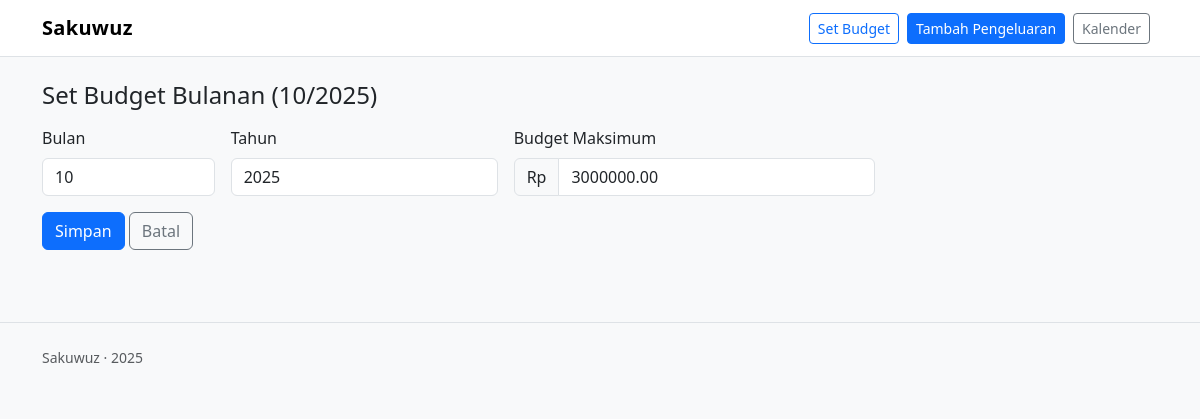
The page /budget/set/ (signed in) on the database as committed earlier.
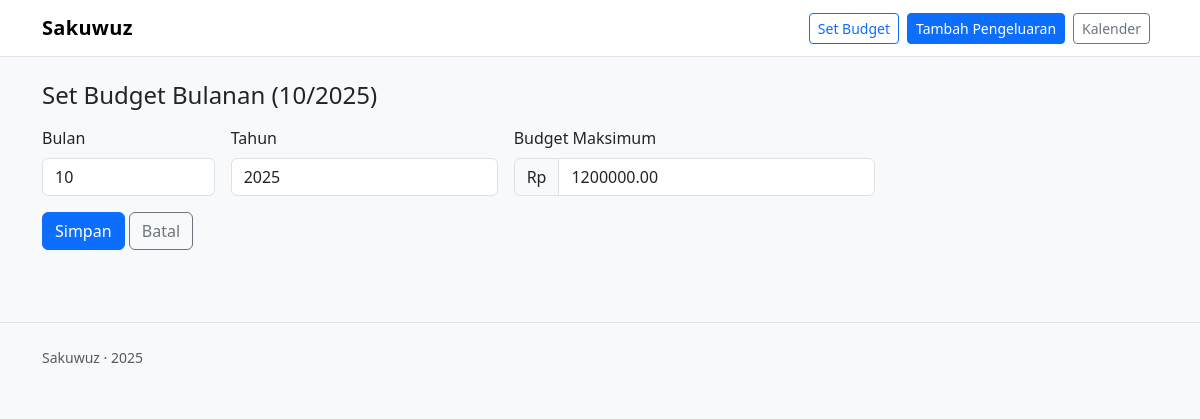
The same page on the database as committed later.
### apps/budgets/models.py (models this page shows, shortened)
class Budget(models.Model):
    user = models.ForeignKey(User, on_delete=models.CASCADE)
    month = models.IntegerField()  # 1-12
    year = models.IntegerField()
    nominal_max = models.DecimalField(max_digits=12, decimal_places=2)
    sisa = models.DecimalField(max_digits=12, decimal_places=2, default=0)

### apps/budgets/views.py (the view)
# urls.py: path("budget/set/", set_budget_view, name="set_budget"),
@login_required(login_url="/admin/login/")
def set_budget_view(request):
    today = timezone.localdate()
    month = int(request.GET.get("month", today.month))
    year = int(request.GET.get("year", today.year))
    instance = Budget.objects.filter(user=request.user, month=month, year=year).first()
    if request.method == "POST":
        form = BudgetForm(request.POST, instance=instance)
        if form.is_valid():
            budget = form.save(commit=False)
            budget.user = request.user
            from apps.expenses.models import Expense
            from django.db.models import Sum
            total = Expense.objects.filter(budget=instance).aggregate(total=Sum("nominal"))["total"] or 0 if instance else 0
            budget.sisa = budget.nominal_max - total
            budget.save()
            messages.success(request, "Budget bulanan disimpan.")
            return redirect("calendar")  # atau redirect("dashboard")
    else:
        initial = {"month": month, "year": year}
        form = BudgetForm(instance=instance, initial=initial)
    return render(request, "budget_set.html", {"form": form, "month": month, "year": year})

### apps/budgets/forms.py
class BudgetForm(forms.ModelForm):
    class Meta:
        model = Budget
        fields = ["month", "year", "nominal_max"]
        widgets = {
            "month": forms.NumberInput(attrs={"min": 1, "max": 12, "class": "form-control"}),
            "year": forms.NumberInput(attrs={"min": 2000, "max": 2100, "class": "form-control"}),
            "nominal_max": forms.NumberInput(attrs={"class": "form-control"}),
        }

### templates/budget_set.html (shortened to what this page needs)
{% extends "base.html" %}
{% block content %}
<h4>Set Budget Bulanan ({{ month }}/{{ year }})</h4>
<form method="post" class="mt-3">
  <div class="row g-3">
    <div class="col-md-2">
      <label class="form-label">Bulan</label>
      {{ form.month }}
    </div>
    <div class="col-md-3">
      <label class="form-label">Tahun</label>
      {{ form.year }}
    </div>
    <div class="col-md-4">
      <label class="form-label">Budget Maksimum</label>
      <div class="input-group">
        <span class="input-group-text">Rp</span>
        {{ form.nominal_max }}
      </div>
    </div>
  </div>
  <button class="btn btn-primary mt-3" type="submit">Simpan</button>
  <a class="btn btn-outline-secondary mt-3" href="/">Batal</a>
</form>
{% endblock %}

### templates/base.html (shortened to what this page needs)
<!doctype html>
<html lang="id" data-bs-theme="light">
<head>
  <link href="https://cdn.jsdelivr.net/npm/bootstrap@5.3.3/dist/css/bootstrap.min.css" rel="stylesheet">
  {% load static %}
</head>
<body class="bg-body-tertiary">
  <nav class="navbar navbar-expand-lg bg-white border-bottom">
    <div class="container">
      <a class="navbar-brand fw-semibold" href="/">Sakuwuz</a>
      <div class="ms-auto d-flex gap-2">
        <a href="/budget/set/" class="btn btn-outline-primary btn-sm">Set Budget</a>
        <a href="/expense/add/" class="btn btn-primary btn-sm">Tambah Pengeluaran</a>
        <a href="/calendar/" class="btn btn-outline-secondary btn-sm me-2">Kalender</a>
      </div>
    </div>
  </nav>
  <main class="container py-4">
    {% block content %}{% endblock %}
  </main>
  <footer class="border-top py-4 mt-5">
    <div class="container small text-muted">
      Sakuwuz · {% now "Y" %}
    </div>
  </footer>
</body>
</html>

### templates/base.html (style rules this page uses)
.navbar-brand { letter-spacing:.3px }

Rows that differ between the two databases and show on the page:
removed Budget: month "10", year "2025", nominal_max "3000000.00"
added Budget: month "10", year "2025", nominal_max "1200000.00"
